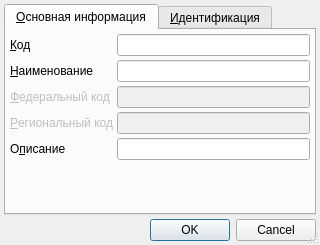
<?xml version="1.0" encoding="UTF-8"?>
<ui version="4.0">
 <class>ItemEditorDialog</class>
 <widget class="QDialog" name="ItemEditorDialog">
  <property name="geometry">
   <rect>
    <x>0</x>
    <y>0</y>
    <width>320</width>
    <height>245</height>
   </rect>
  </property>
  <property name="windowTitle">
   <string>ChangeMe!</string>
  </property>
  <property name="sizeGripEnabled">
   <bool>true</bool>
  </property>
  <layout class="QGridLayout" name="gridLayout">
   <property name="margin">
    <number>4</number>
   </property>
   <property name="spacing">
    <number>4</number>
   </property>
   <item row="0" column="0">
    <widget class="QTabWidget" name="tabWidget">
     <property name="currentIndex">
      <number>0</number>
     </property>
     <widget class="QWidget" name="tabMain">
      <attribute name="title">
       <string>&amp;Основная информация</string>
      </attribute>
      <layout class="QGridLayout" name="gridLayout_2">
       <property name="margin">
        <number>4</number>
       </property>
       <property name="spacing">
        <number>4</number>
       </property>
       <item row="0" column="0">
        <widget class="QLabel" name="lblCode">
         <property name="sizePolicy">
          <sizepolicy hsizetype="Maximum" vsizetype="Preferred">
           <horstretch>0</horstretch>
           <verstretch>0</verstretch>
          </sizepolicy>
         </property>
         <property name="text">
          <string>&amp;Код</string>
         </property>
         <property name="buddy">
          <cstring>edtCode</cstring>
         </property>
        </widget>
       </item>
       <item row="3" column="0">
        <widget class="QLabel" name="lblRegionalCode">
         <property name="enabled">
          <bool>false</bool>
         </property>
         <property name="sizePolicy">
          <sizepolicy hsizetype="Maximum" vsizetype="Preferred">
           <horstretch>0</horstretch>
           <verstretch>0</verstretch>
          </sizepolicy>
         </property>
         <property name="text">
          <string>&amp;Региональный код</string>
         </property>
         <property name="buddy">
          <cstring>edtRegionalCode</cstring>
         </property>
        </widget>
       </item>
       <item row="3" column="1">
        <widget class="QLineEdit" name="edtRegionalCode">
         <property name="enabled">
          <bool>false</bool>
         </property>
        </widget>
       </item>
       <item row="5" column="0">
        <spacer>
         <property name="orientation">
          <enum>Qt::Vertical</enum>
         </property>
         <property name="sizeHint" stdset="0">
          <size>
           <width>73</width>
           <height>36</height>
          </size>
         </property>
        </spacer>
       </item>
       <item row="2" column="0">
        <widget class="QLabel" name="lblFederalCode">
         <property name="enabled">
          <bool>false</bool>
         </property>
         <property name="sizePolicy">
          <sizepolicy hsizetype="Maximum" vsizetype="Preferred">
           <horstretch>0</horstretch>
           <verstretch>0</verstretch>
          </sizepolicy>
         </property>
         <property name="text">
          <string>&amp;Федеральный код</string>
         </property>
         <property name="buddy">
          <cstring>edtFederalCode</cstring>
         </property>
        </widget>
       </item>
       <item row="1" column="1">
        <widget class="QLineEdit" name="edtName"/>
       </item>
       <item row="1" column="0">
        <widget class="QLabel" name="lblName">
         <property name="sizePolicy">
          <sizepolicy hsizetype="Maximum" vsizetype="Preferred">
           <horstretch>0</horstretch>
           <verstretch>0</verstretch>
          </sizepolicy>
         </property>
         <property name="text">
          <string>&amp;Наименование</string>
         </property>
         <property name="buddy">
          <cstring>edtName</cstring>
         </property>
        </widget>
       </item>
       <item row="0" column="1">
        <widget class="QLineEdit" name="edtCode"/>
       </item>
       <item row="2" column="1">
        <widget class="QLineEdit" name="edtFederalCode">
         <property name="enabled">
          <bool>false</bool>
         </property>
        </widget>
       </item>
       <item row="4" column="0">
        <widget class="QLabel" name="lblDescr">
         <property name="sizePolicy">
          <sizepolicy hsizetype="Maximum" vsizetype="Preferred">
           <horstretch>0</horstretch>
           <verstretch>0</verstretch>
          </sizepolicy>
         </property>
         <property name="text">
          <string>О&amp;писание</string>
         </property>
         <property name="buddy">
          <cstring>edtDescr</cstring>
         </property>
        </widget>
       </item>
       <item row="4" column="1">
        <widget class="QLineEdit" name="edtDescr">
         <property name="maxLength">
          <number>64</number>
         </property>
        </widget>
       </item>
      </layout>
     </widget>
     <widget class="QWidget" name="tabIdentification">
      <attribute name="title">
       <string>&amp;Идентификация</string>
      </attribute>
      <layout class="QGridLayout" name="gridLayout_3">
       <property name="margin">
        <number>4</number>
       </property>
       <property name="spacing">
        <number>4</number>
       </property>
       <item row="0" column="0">
        <widget class="CInDocTableView" name="tblIdentification"/>
       </item>
      </layout>
     </widget>
    </widget>
   </item>
   <item row="1" column="0">
    <widget class="QDialogButtonBox" name="buttonBox">
     <property name="standardButtons">
      <set>QDialogButtonBox::Cancel|QDialogButtonBox::Ok</set>
     </property>
    </widget>
   </item>
  </layout>
 </widget>
 <customwidgets>
  <customwidget>
   <class>CInDocTableView</class>
   <extends>QTableView</extends>
   <header>library/InDocTable.h</header>
  </customwidget>
 </customwidgets>
 <tabstops>
  <tabstop>tabWidget</tabstop>
  <tabstop>edtCode</tabstop>
  <tabstop>edtName</tabstop>
  <tabstop>edtFederalCode</tabstop>
  <tabstop>edtRegionalCode</tabstop>
  <tabstop>edtDescr</tabstop>
  <tabstop>tblIdentification</tabstop>
  <tabstop>buttonBox</tabstop>
 </tabstops>
 <resources/>
 <connections>
  <connection>
   <sender>buttonBox</sender>
   <signal>accepted()</signal>
   <receiver>ItemEditorDialog</receiver>
   <slot>accept()</slot>
   <hints>
    <hint type="sourcelabel">
     <x>157</x>
     <y>150</y>
    </hint>
    <hint type="destinationlabel">
     <x>157</x>
     <y>83</y>
    </hint>
   </hints>
  </connection>
  <connection>
   <sender>buttonBox</sender>
   <signal>rejected()</signal>
   <receiver>ItemEditorDialog</receiver>
   <slot>reject()</slot>
   <hints>
    <hint type="sourcelabel">
     <x>157</x>
     <y>150</y>
    </hint>
    <hint type="destinationlabel">
     <x>157</x>
     <y>83</y>
    </hint>
   </hints>
  </connection>
 </connections>
</ui>
